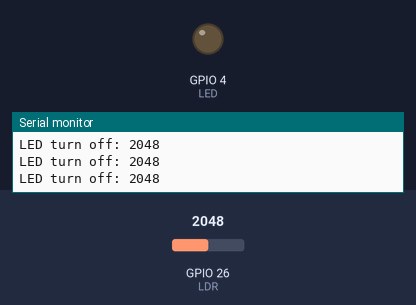
Bench run of a sketch on a simulated ESP32. Shown: output pins drawn as LEDs (lit = HIGH), the last lines printed to the serial monitor. The test bench sets the inputs (shaded band); at power-on: GPIO 26 (LDR) = 2048.

Above: at 1.2 s.
1.3 s: GPIO 26 (LDR) set to 213
4.3 s: GPIO 26 (LDR) set to 192
At 5.5 s:
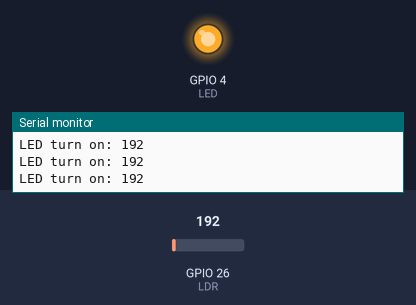
Timing chart, 0 to 7.3 s (numbered marks = the images above; inputs shaded):
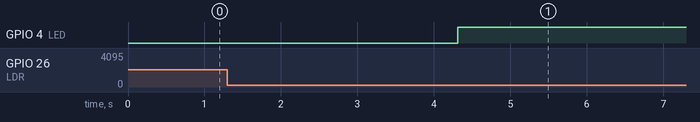

Measured:
- the behaviour switches between 201 and 200 on GPIO 26 (LDR) (found by bisection; images 0 and 1)
- after the input at 4.3 s, GPIO 4 (LED): LOW → HIGH at once

The sketch:

Turn_on_LED_using_LDR.ino
```cpp
const int LED = 4;
const int LDR = 26;

void setup() {
  Serial.begin(9600);
  pinMode(LED, OUTPUT);
  pinMode(LDR, INPUT);
}

void loop() {
  int ldrStatus = analogRead(LDR);

  if(ldrStatus <= 200) {
    digitalWrite(LED,HIGH);
    Serial.print("LED turn on: ");
    Serial.println(ldrStatus);
  }
  else {
    digitalWrite(LED,LOW);
    Serial.print("LED turn off: ");
    Serial.println(ldrStatus);
  }
}
```
